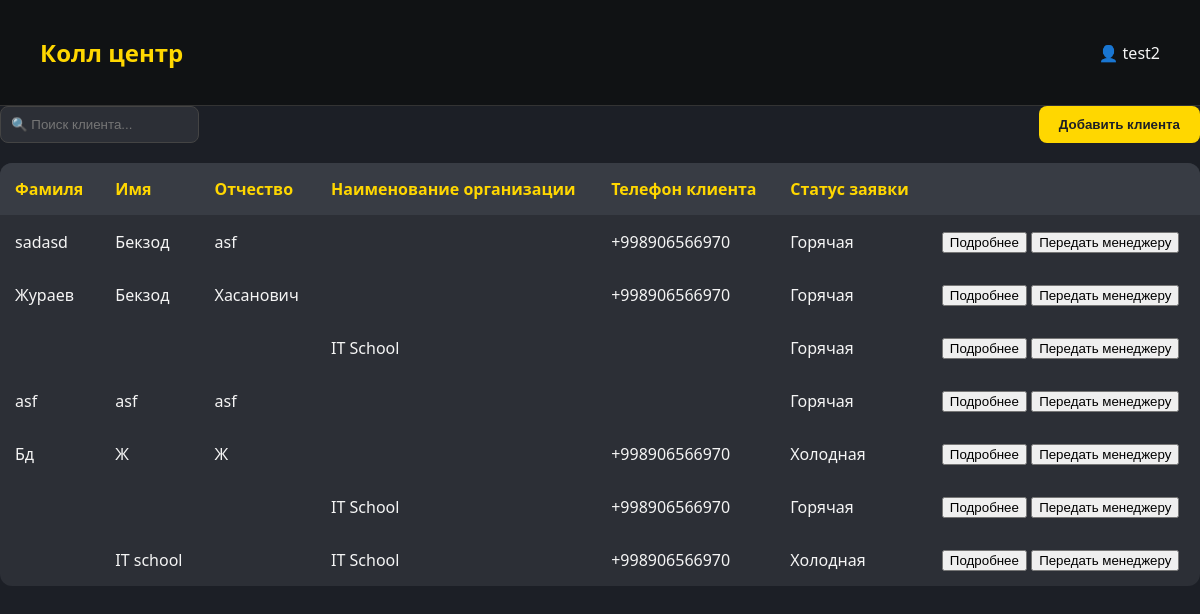
Before: /call_center/ (signed in) with the older database file.
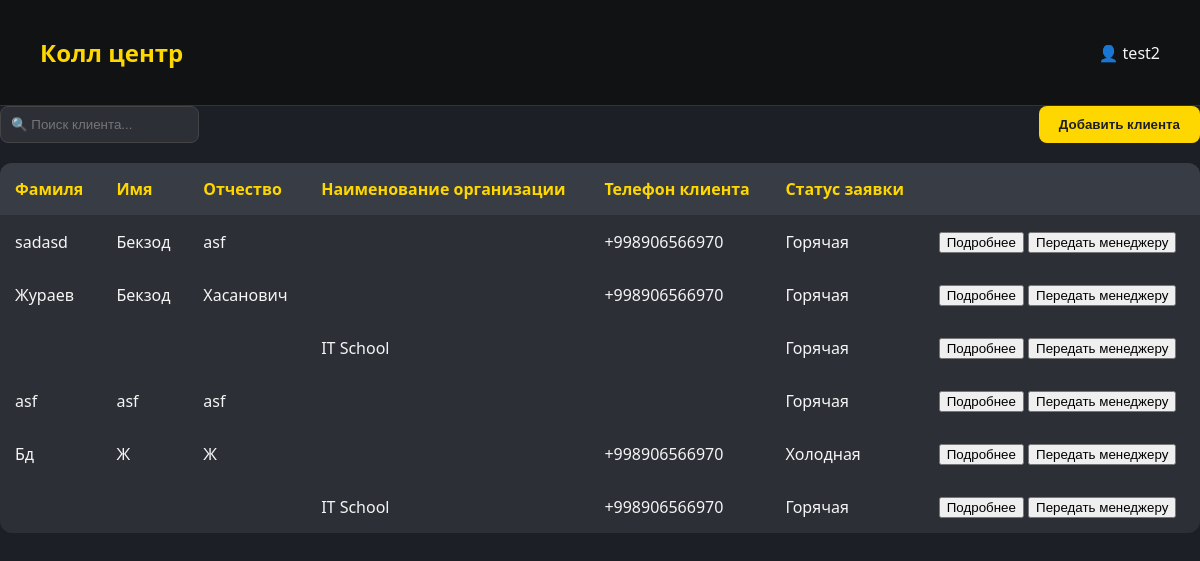
After: the same page with the newer database file.
### backend/models.py (models this page shows, shortened)
class Orders(models.Model):
    Stage_CHOICES = [
        ("marketing", "Соц. маркетинг"),
        ("call_center", "Колл-центр"),
        ("manager", "Менеджер"),
        ("design", "Проектирование"),
        ("technologist", "Технолог"),
        ("manager_2", "Менеджер_2"),
        ("accounting", "Бухгалтерия"),
        ("warehouse", "Склад"),
        ("manufacturing", "Производство"),
        ("accounting_2", "Бухгалтерия_2"),
        ("delivery", "Доставка"),
        ("installation", "Установка"),
        ("quality_control", "Контроль качества"),
        ("finished", "Завершён"),
        ("archive", "Архив"),
        ("failed", "fail")
    ]
    Stage_pod_CHOICES = [
        ("rezka", "Резка"),
        ("svarka", "Сварка"),
        ("fill", "Покраска"),
        ("print", "Печать"),
        ('sborka',"Сборка"),
        ('ready','Готово')
    ]
    vstrecha_choice = [
        ("viezd", "Выезд"),
        ("priezd", "Приезд"),
    ]
    zayavki_choice = [
        ("hot", "Горячая"),
        ("cool", "Холодная"),
    ]
    client=models.ForeignKey(Clients, on_delete=models.CASCADE, related_name='clients_order',null=True)
    call_center = models.ForeignKey(
        'Profile', on_delete=models.CASCADE, related_name='call_center_profile', verbose_name="Профиль",blank=True,null=True
    )
    order_name=models.CharField(max_length=100,null=True)
    vstrecha=models.CharField(max_length=20, choices=vstrecha_choice,null=True)
    zayavki = models.CharField(max_length=20, choices=zayavki_choice, null=True)
    order_sum=models.DecimalField(max_digits=10, decimal_places=2,default=0)
    order_predoplata=models.DecimalField(max_digits=10, decimal_places=2,default=0)
    description=models.TextField()
    description_design = models.TextField()
    check_design=models.BooleanField(default=False)
    catigories = models.CharField(max_length=50)
    razmer=models.CharField(max_length=50)
    latitude = models.FloatField(blank=True, null=True, default=0)
    longitude = models.FloatField(blank=True, null=True, default=0)
    tz=models.FileField(blank=True, upload_to='pictures/')
    design=models.FileField(blank=True, upload_to='pictures/')
    stage = models.CharField(max_length=20, choices=Stage_CHOICES,default='manager')
    add_order=models.DateField(null=True)
    complete_order=models.DateField(null=True)
    rezka=models.BooleanField(default=False)
    svarka=models.BooleanField(default=False)
    fill=models.BooleanField(default=False)
    print=models.BooleanField(default=False)
    sborka = models.BooleanField(default=False)
    stage_pod=models.CharField(max_length=20, choices=Stage_pod_CHOICES,default="rezka")
    payment_data=models.DateField(null=True)
    complete_date=models.DateField(null=True)
    fail_date = models.DateField(null=True)
    by_who_fail=models.CharField(max_length=50,null=True,blank=True)
    fail=models.CharField(max_length=255,null=True)
    full_pay=models.BooleanField(default=False)

class Clients(models.Model):
    Social_CHOICES = [
        ("social", "Социальные сети"),
        ("cold_calls", "Холодные звонки"),
        ("word_of_mouth", "Сарафанное радио"),
    ]
    CLIENT_TYPE_CHOICES = [
        ('INDIVIDUAL', 'Физическое лицо'),
        ('LEGAL_ENTITY', 'Юридическое лицо'),
    ]
    social = models.CharField(max_length=20, choices=Social_CHOICES)
    client_type = models.CharField(
        max_length=20,
        choices=CLIENT_TYPE_CHOICES,
    )
    phone = PhoneNumberField()
    created_at = models.DateField(auto_now_add=True,null=True)
    name = models.CharField(max_length=200, null=True, blank=True, default=None)
    lastname = models.CharField(max_length=200, null=True, blank=True, default=None)
    middle_name = models.CharField(max_length=200, null=True, blank=True, default=None)
    adress = models.CharField(max_length=200, null=True, blank=True, default=None)
    company_name=models.CharField(max_length=200, null=True, blank=True, default=None)
    inn = models.CharField(max_length=12,null=True, blank=True, default=None)
    account=models.IntegerField(blank=True,null=True,default=None)
    mfo = models.IntegerField(blank=True, null=True, default=None)
    active=models.BooleanField(default=False)

class Social_clients(models.Model):
    profile = models.ForeignKey(
        'Profile', on_delete=models.CASCADE, related_name='social_client', verbose_name="Профиль"
    )
    client_name=models.CharField(max_length=100)
    phone=PhoneNumberField(null=True, blank=True, default=None)
    comment=models.CharField(max_length=255,null=True, blank=True, default=None)
    order=models.OneToOneField("Orders", on_delete=models.CASCADE, related_name='marketing',null=True)

### backend/views.py (the view, shortened to what this page needs)
# urls.py: path('call_center/',views.Call_center.as_view(),name='call_center'),
class Call_center(LoginRequiredMixin,TemplateView):
   template_name = 'call_center.html'
   login_url = reverse_lazy('login')
   def get_context_data(self, *, object_list=None, **kwargs):
      context = super().get_context_data(**kwargs)
      context['order']=Orders.objects.filter(stage='call_center')
      search = self.request.GET.get('search')
      if search:
         context['order'] = Orders.objects.filter(
    Q(stage='call_center') &
      ( Q(client__name__icontains=search) |
        Q(client__company_name__icontains=search) |
        Q(marketing__client_name__icontains=search)
    )
).select_related('client','marketing')
      else:
         context['order'] = Orders.objects.filter(stage='call_center').select_related('client','marketing')
      return context

### backend/templates/call_center.html (shortened to what this page needs)
{% if request.user.profile.approve %}
<!DOCTYPE html>
<html lang="ru">
<head>
</head>
<body>
  <header>
    <h1>Колл центр</h1>
    <div>👤 {{request.user.profile.name}}</div>
  </header>
    <div class="top-bar">
     <form action="" method="GET">
      <input type="text" name="search" placeholder="🔍 Поиск клиента...">
       </form>
        <button onclick="window.location.href='{% url 'call_center_add' %}'">Добавить клиента</button>
    </div>
     <div id="individual-fields">
    <table>
      <thead>
        <tr>
          <th>Фамиля</th>
          <th>Имя</th>
          <th>Отчество</th>
          <th>Наименование организации</th>
          <th>Телефон клиента</th>
          <th>Статус заявки</th>
          <th></th>
        </tr>
      </thead>
      {% for item in order %}
      <tbody>
        <tr>
          <td>{{item.client.lastname|default:""}}</td>
          {% if item.client.name %}
          <td>{{item.client.name|default:""}}</td>
          {% else %}
          <td>{{item.marketing.client_name|default:""}}</td>
          {% endif %}
           <td>{{item.client.middle_name|default:""}}</td>
           <td>{{item.client.company_name|default:""}}</td>
           <td>
             {% if item.client.phone %}
             {{item.client.phone|default:""}}
             {% else %}
             {{ item.marketing.phone|default:"" }}
             {% endif %}
           </td>
           <td>{{item.get_zayavki_display|default:""}}</td>
            <td><div>
                <button onclick="window.location.href='{% url 'call_cente_detail' item.pk %}'">Подробнее</button>
              {% if item.stage == 'call_center'%}
                <button onclick="openPopup({{item.pk}})">Передать менеджеру</button>
              {% endif %}
            </div></td>
        </tr>
      </tbody>
      {% endfor %}
       </table>
      </div>
</body>
</html>
{% else %}
{% include 'waiting.html' %}
{% endif %}

Changed rows visible on the page:
no longer on this page (row edited): Orders: marketing.client_name "IT school", client.company_name "IT School", client.phone "+998906566970", zayavki "Холодная"
